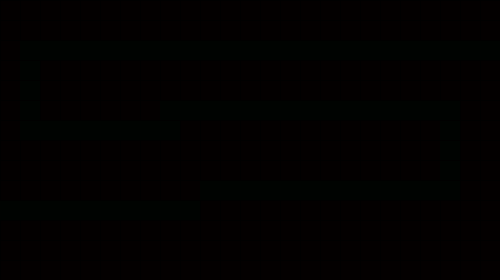

Tiled map render using the project's own tile images. Description and the map definition, with tile-layer contents summarised, below:
An orthogonal 25x14 tile map with 20x20 px tiles, 1 tile layer (Background) and 7 objects (Waypoint0, Waypoint1, Waypoint2, Waypoint3, Waypoint4, ...).

<map version="1.0" orientation="orthogonal" width="25" height="14" tilewidth="20" tileheight="20">
 <tileset firstgid="1" name="smallTiles" tilewidth="20" tileheight="20">
  <image source="meta_tiles.png" width="67" height="34" />
  <tile id="0">
   <properties>
    <property name="Buildable" value="1" />
   </properties>
  </tile>
 </tileset>
 <layer name="Background" width="25" height="14" opacity="0.07">
  <data>[350 cells, 350 non-empty, 2 distinct tile ids]</data>
 </layer>
 <objectgroup name="Objects" width="25" height="14">
  <object name="Waypoint0" x="500" y="40" width="20" height="20" />
  <object gid="3" x="560" y="40" />
  <object name="Waypoint1" x="20" y="40" width="20" height="20" />
  <object name="Waypoint2" x="20" y="120" width="20" height="20" />
  <object name="Waypoint3" x="440" y="100" width="20" height="20" />
  <object name="Waypoint4" x="440" y="180" width="20" height="20" />
  <object name="Waypoint5" x="-20" y="200" width="20" height="20" />
 </objectgroup>
</map>
